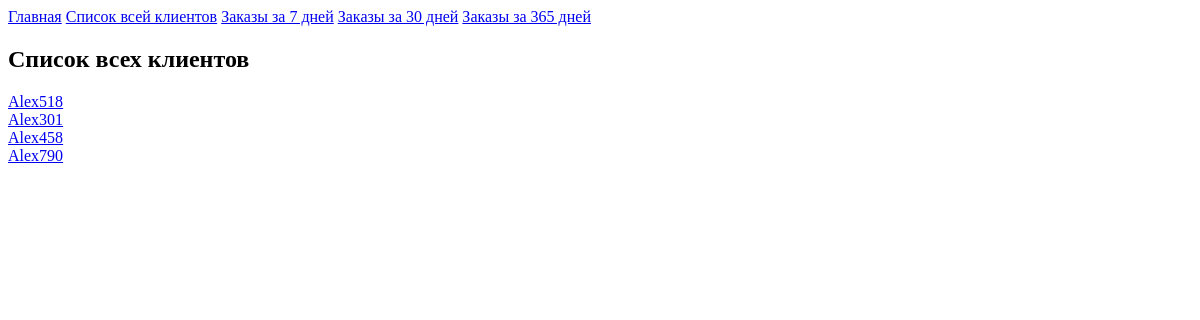
/client_all/, run on an earlier commit of the app's database.
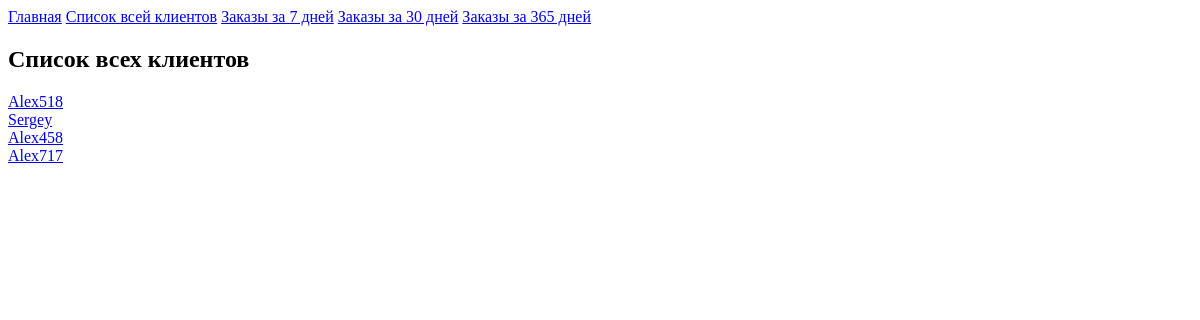
And on a later commit of the database.
### shopapp/models.py (models this page shows, shortened)
class Client(models.Model):
    name_client = models.CharField(max_length=30)
    email = models.EmailField()
    number_phone = models.CharField(max_length=12)
    address = models.CharField(max_length=100)
    registration_date_client = models.DateField()

### shopapp/views.py (the view)
# urls.py: path('client_all/', views.client_all, name='client_all'),
def client_all(request):
    clients = Client.objects.all()
    return render(request, 'shopapp/client_all.html', {'clients': clients})

### shopapp/templates/shopapp/client_all.html (shortened to what this page needs)
{% extends 'shopapp/base.html' %}
{% block content %}
<h1>Список всех клиентов</h1>
{% for client in clients %}
<a href="{% url 'client_order_id' client.id %}">{{ client.name_client }}</a><br>
{% endfor %}
{% endblock %}

What changed in the data, as far as the page shows it:
removed Client: name_client "Alex790"
changed Client: name_client "Alex301" → "Sergey"
added Client: name_client "Alex717"
